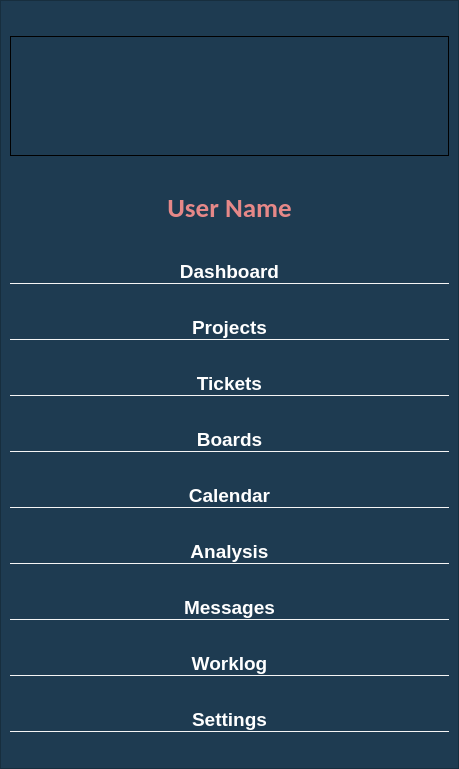
<?xml version="1.0" encoding="UTF-8"?>
<ui version="4.0">
 <class>Form</class>
 <widget class="QWidget" name="Form">
  <property name="geometry">
   <rect>
    <x>0</x>
    <y>0</y>
    <width>459</width>
    <height>769</height>
   </rect>
  </property>
  <property name="windowTitle">
   <string>Form</string>
  </property>
  <layout class="QHBoxLayout" name="horizontalLayout">
   <property name="spacing">
    <number>0</number>
   </property>
   <property name="leftMargin">
    <number>0</number>
   </property>
   <property name="topMargin">
    <number>0</number>
   </property>
   <property name="rightMargin">
    <number>0</number>
   </property>
   <property name="bottomMargin">
    <number>0</number>
   </property>
   <item>
    <widget class="QFrame" name="action_pannel_frame">
     <property name="sizePolicy">
      <sizepolicy hsizetype="Preferred" vsizetype="Preferred">
       <horstretch>0</horstretch>
       <verstretch>0</verstretch>
      </sizepolicy>
     </property>
     <property name="minimumSize">
      <size>
       <width>200</width>
       <height>720</height>
      </size>
     </property>
     <property name="maximumSize">
      <size>
       <width>16777215</width>
       <height>16777215</height>
      </size>
     </property>
     <property name="styleSheet">
      <string notr="true">QFrame{
background-color: rgb(30, 59, 81);
}
</string>
     </property>
     <property name="frameShape">
      <enum>QFrame::StyledPanel</enum>
     </property>
     <property name="frameShadow">
      <enum>QFrame::Raised</enum>
     </property>
     <layout class="QVBoxLayout" name="verticalLayout">
      <item>
       <widget class="QLabel" name="user_avatar">
        <property name="maximumSize">
         <size>
          <width>16777215</width>
          <height>120</height>
         </size>
        </property>
        <property name="frameShape">
         <enum>QFrame::Box</enum>
        </property>
        <property name="frameShadow">
         <enum>QFrame::Plain</enum>
        </property>
        <property name="text">
         <string/>
        </property>
        <property name="textFormat">
         <enum>Qt::PlainText</enum>
        </property>
        <property name="pixmap">
         <pixmap resource="resource1.qrc">:/usericon/res/usericon.png</pixmap>
        </property>
        <property name="alignment">
         <set>Qt::AlignCenter</set>
        </property>
        <property name="wordWrap">
         <bool>false</bool>
        </property>
       </widget>
      </item>
      <item>
       <widget class="QLabel" name="user_handle">
        <property name="maximumSize">
         <size>
          <width>16777215</width>
          <height>40</height>
         </size>
        </property>
        <property name="font">
         <font>
          <family>Calibri</family>
          <pointsize>20</pointsize>
          <weight>75</weight>
          <bold>true</bold>
         </font>
        </property>
        <property name="autoFillBackground">
         <bool>false</bool>
        </property>
        <property name="styleSheet">
         <string notr="true">
color: rgb(230, 136, 136);</string>
        </property>
        <property name="text">
         <string>User Name</string>
        </property>
        <property name="scaledContents">
         <bool>false</bool>
        </property>
        <property name="alignment">
         <set>Qt::AlignCenter</set>
        </property>
        <property name="openExternalLinks">
         <bool>false</bool>
        </property>
        <property name="textInteractionFlags">
         <set>Qt::TextSelectableByMouse</set>
        </property>
       </widget>
      </item>
      <item>
       <widget class="QPushButton" name="dashboard">
        <property name="font">
         <font>
          <family>MS Sans Serif</family>
          <pointsize>14</pointsize>
          <weight>75</weight>
          <bold>true</bold>
         </font>
        </property>
        <property name="styleSheet">
         <string notr="true">QPushButton {
	background-color: rgb(30, 59, 81);	
	color: white;
	border: none;
	border-bottom: 1px solid rgb(245, 245, 245);
 }
QPushButton:hover{	
	background-color: rgba(230, 136, 136, 50);
    border-left: 2px solid rgb(230, 136, 136);;
 }
QPushButton:pressed{     
	border-bottom: 5px solid rgb(30, 59, 81);
}</string>
        </property>
        <property name="text">
         <string>Dashboard</string>
        </property>
       </widget>
      </item>
      <item>
       <widget class="QPushButton" name="projects">
        <property name="font">
         <font>
          <family>MS Sans Serif</family>
          <pointsize>14</pointsize>
          <weight>75</weight>
          <bold>true</bold>
         </font>
        </property>
        <property name="styleSheet">
         <string notr="true">QPushButton {
	background-color: rgb(30, 59, 81);	
	color: white;
	border: none;
	border-bottom: 1px solid rgb(245, 245, 245);
 }
QPushButton:hover{	
	background-color: rgba(230, 136, 136, 50);
    border-left: 2px solid rgb(230, 136, 136);;
 }
QPushButton:pressed{     
	border-bottom: 5px solid rgb(30, 59, 81);
}</string>
        </property>
        <property name="text">
         <string>Projects</string>
        </property>
       </widget>
      </item>
      <item>
       <widget class="QPushButton" name="tickets">
        <property name="font">
         <font>
          <family>MS Sans Serif</family>
          <pointsize>14</pointsize>
          <weight>75</weight>
          <bold>true</bold>
         </font>
        </property>
        <property name="styleSheet">
         <string notr="true">QPushButton {
	background-color: rgb(30, 59, 81);	
	color: white;
	border: none;
	border-bottom: 1px solid rgb(245, 245, 245);
 }
QPushButton:hover{	
	background-color: rgba(230, 136, 136, 50);
    border-left: 2px solid rgb(230, 136, 136);;
 }
QPushButton:pressed{     
	border-bottom: 5px solid rgb(30, 59, 81);
}</string>
        </property>
        <property name="text">
         <string>Tickets</string>
        </property>
       </widget>
      </item>
      <item>
       <widget class="QPushButton" name="boards">
        <property name="font">
         <font>
          <family>MS Sans Serif</family>
          <pointsize>14</pointsize>
          <weight>75</weight>
          <bold>true</bold>
         </font>
        </property>
        <property name="styleSheet">
         <string notr="true">QPushButton {
	background-color: rgb(30, 59, 81);	
	color: white;
	border: none;
	border-bottom: 1px solid rgb(245, 245, 245);
 }
QPushButton:hover{	
	background-color: rgba(230, 136, 136, 50);
    border-left: 2px solid rgb(230, 136, 136);;
 }
QPushButton:pressed{     
	border-bottom: 5px solid rgb(30, 59, 81);
}</string>
        </property>
        <property name="text">
         <string>Boards</string>
        </property>
       </widget>
      </item>
      <item>
       <widget class="QPushButton" name="calendar">
        <property name="font">
         <font>
          <family>MS Sans Serif</family>
          <pointsize>14</pointsize>
          <weight>75</weight>
          <bold>true</bold>
         </font>
        </property>
        <property name="styleSheet">
         <string notr="true">QPushButton {
	background-color: rgb(30, 59, 81);	
	color: white;
	border: none;
	border-bottom: 1px solid rgb(245, 245, 245);
 }
QPushButton:hover{	
	background-color: rgba(230, 136, 136, 50);
    border-left: 2px solid rgb(230, 136, 136);;
 }
QPushButton:pressed{     
	border-bottom: 5px solid rgb(30, 59, 81);
}</string>
        </property>
        <property name="text">
         <string>Calendar</string>
        </property>
       </widget>
      </item>
      <item>
       <widget class="QPushButton" name="analysis">
        <property name="font">
         <font>
          <family>MS Sans Serif</family>
          <pointsize>14</pointsize>
          <weight>75</weight>
          <bold>true</bold>
         </font>
        </property>
        <property name="styleSheet">
         <string notr="true">QPushButton {
	background-color: rgb(30, 59, 81);	
	color: white;
	border: none;
	border-bottom: 1px solid rgb(245, 245, 245);
 }
QPushButton:hover{	
	background-color: rgba(230, 136, 136, 50);
    border-left: 2px solid rgb(230, 136, 136);;
 }
QPushButton:pressed{     
	border-bottom: 5px solid rgb(30, 59, 81);
}</string>
        </property>
        <property name="text">
         <string>Analysis</string>
        </property>
       </widget>
      </item>
      <item>
       <widget class="QPushButton" name="messages">
        <property name="font">
         <font>
          <family>MS Sans Serif</family>
          <pointsize>14</pointsize>
          <weight>75</weight>
          <bold>true</bold>
         </font>
        </property>
        <property name="styleSheet">
         <string notr="true">QPushButton {
	background-color: rgb(30, 59, 81);	
	color: white;
	border: none;
	border-bottom: 1px solid rgb(245, 245, 245);
 }
QPushButton:hover{	
	background-color: rgba(230, 136, 136, 50);
    border-left: 2px solid rgb(230, 136, 136);;
 }
QPushButton:pressed{     
	border-bottom: 5px solid rgb(30, 59, 81);
}</string>
        </property>
        <property name="text">
         <string>Messages</string>
        </property>
       </widget>
      </item>
      <item>
       <widget class="QPushButton" name="worklog">
        <property name="font">
         <font>
          <family>MS Sans Serif</family>
          <pointsize>14</pointsize>
          <weight>75</weight>
          <bold>true</bold>
         </font>
        </property>
        <property name="styleSheet">
         <string notr="true">QPushButton {
	background-color: rgb(30, 59, 81);	
	color: white;
	border: none;
	border-bottom: 1px solid rgb(245, 245, 245);
 }
QPushButton:hover{	
	background-color: rgba(230, 136, 136, 50);
    border-left: 2px solid rgb(230, 136, 136);;
 }
QPushButton:pressed{     
	border-bottom: 5px solid rgb(30, 59, 81);
}</string>
        </property>
        <property name="text">
         <string>Worklog</string>
        </property>
       </widget>
      </item>
      <item>
       <widget class="QPushButton" name="settings">
        <property name="font">
         <font>
          <family>MS Sans Serif</family>
          <pointsize>14</pointsize>
          <weight>75</weight>
          <bold>true</bold>
         </font>
        </property>
        <property name="styleSheet">
         <string notr="true">QPushButton {
	background-color: rgb(30, 59, 81);	
	color: white;
	border: none;
	border-bottom: 1px solid rgb(245, 245, 245);
 }
QPushButton:hover{	
	background-color: rgba(230, 136, 136, 50);
    border-left: 2px solid rgb(230, 136, 136);;
 }
QPushButton:pressed{     
	border-bottom: 5px solid rgb(30, 59, 81);
}</string>
        </property>
        <property name="text">
         <string>Settings</string>
        </property>
       </widget>
      </item>
     </layout>
    </widget>
   </item>
  </layout>
 </widget>
 <resources>
  <include location="resource1.qrc"/>
  <include location="../../venv/Lib/site-packages/qt5_applications/Qt/bin/resource1.qrc"/>
 </resources>
 <connections/>
</ui>
